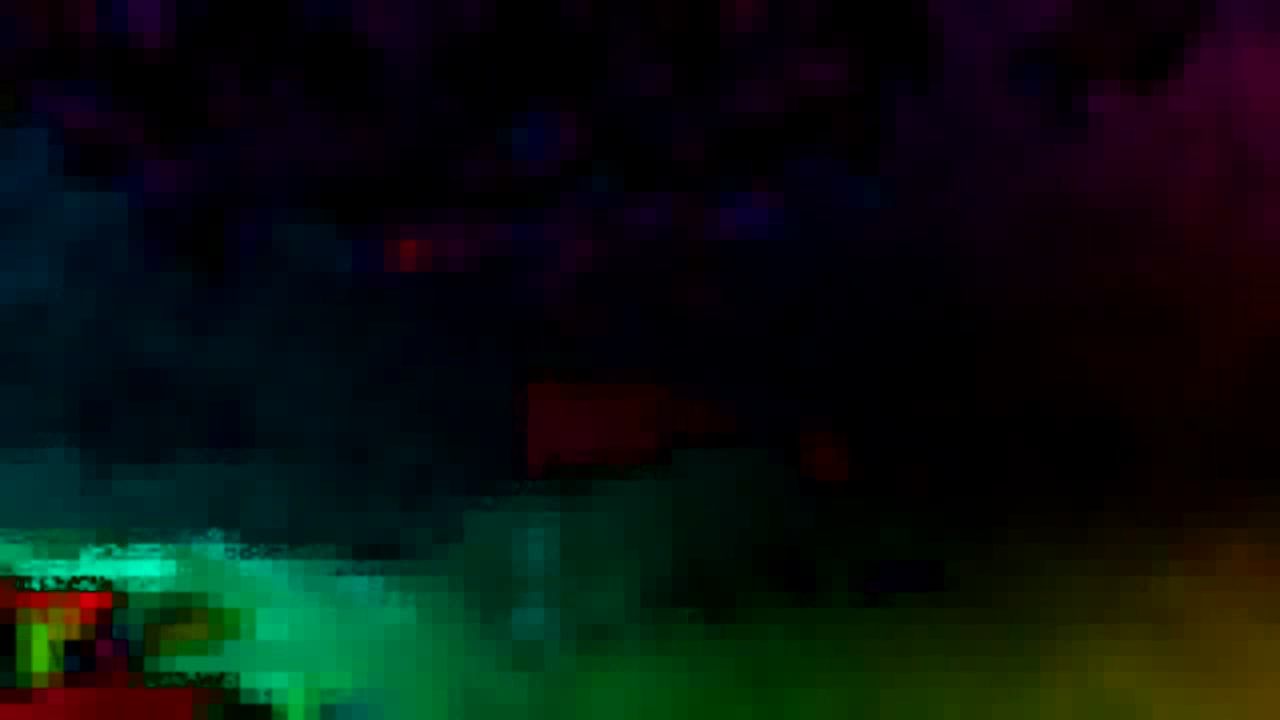
#> input picture frame 9 of disof.mp4, 1280 x 720 px, given in place of output_video000.mp4, which was not available
$ python denseof.py
#> lines starting #> are read from the running program, lines starting #| are printed output that depends on the picture; pictures that were not available may be replaced by others from this repository, and a replacement may not be noted
import cv2
import numpy as np

cap = cv2.VideoCapture('output_video000.mp4')

ret, frame1 = cap.read()
#> frame1 is the input picture: shape (720, 1280, 3); mean B, G, R 14.3, 18, 8.7
frame1_gray = cv2.cvtColor(frame1, cv2.COLOR_BGR2GRAY)
hsv = np.zeros_like(frame1)

hsv[..., 1] = 255

# 定义视频编码器和创建 VideoWriter 对象
video_name = 'disof.mp4'
fps = 30
height, width, layers = frame1.shape
#> height = 720; width = 1280; layers = 3
fourcc = cv2.VideoWriter_fourcc(*'mp4v')
video = cv2.VideoWriter(video_name, fourcc, fps, (width, height))

while (1):
    ret, frame2 = cap.read()
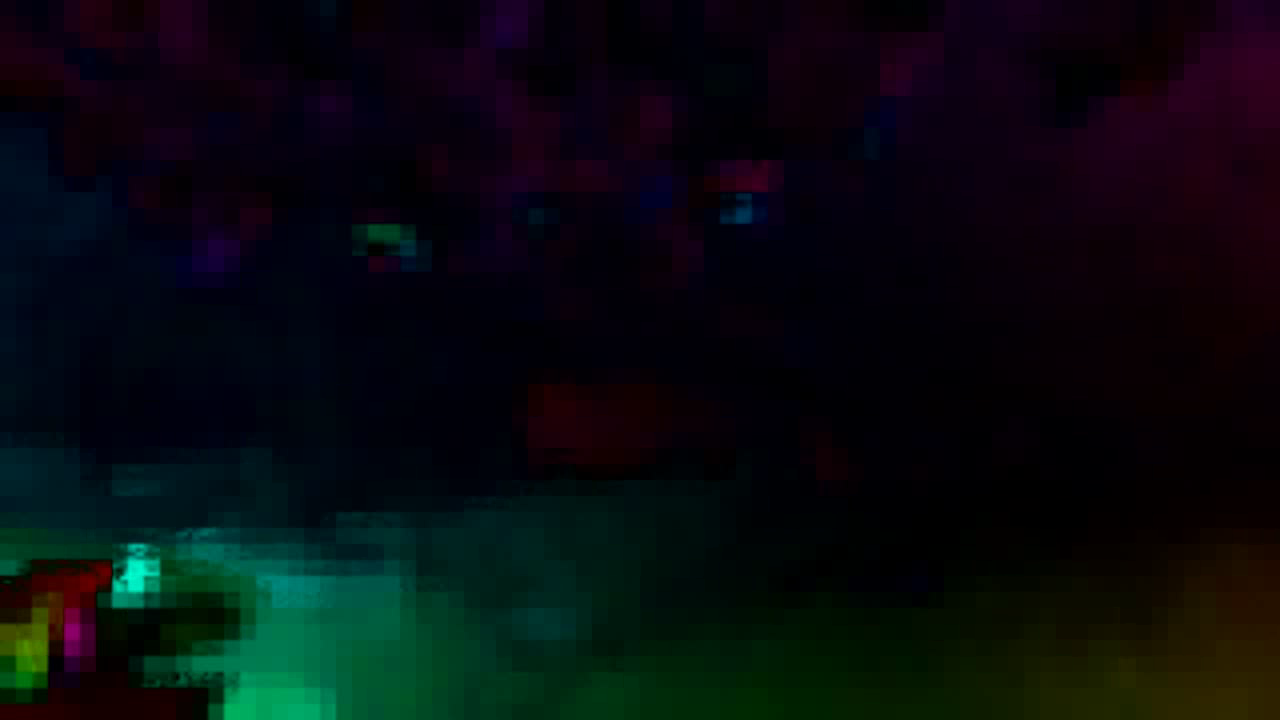
#> input picture frame 10 of disof.mp4, 1280 x 720 px, given in place of output_video000.mp4, which was not available
#> frame2 is the input picture: shape (720, 1280, 3); mean B, G, R 14.5, 11.6, 7.4
    if ret:
        frame2_gray = cv2.cvtColor(frame2, cv2.COLOR_BGR2GRAY)
        #flow = cv2.calcOpticalFlowFarneback(frame1_gray, frame2_gray, None, 0.5, 3, 15, 3, 5, 1.2, 0)
        dis = cv2.DISOpticalFlow_create(0)
        flow = dis.calc(frame1_gray, frame2_gray, None, )
        mag, ang = cv2.cartToPolar(flow[..., 0], flow[..., 1])
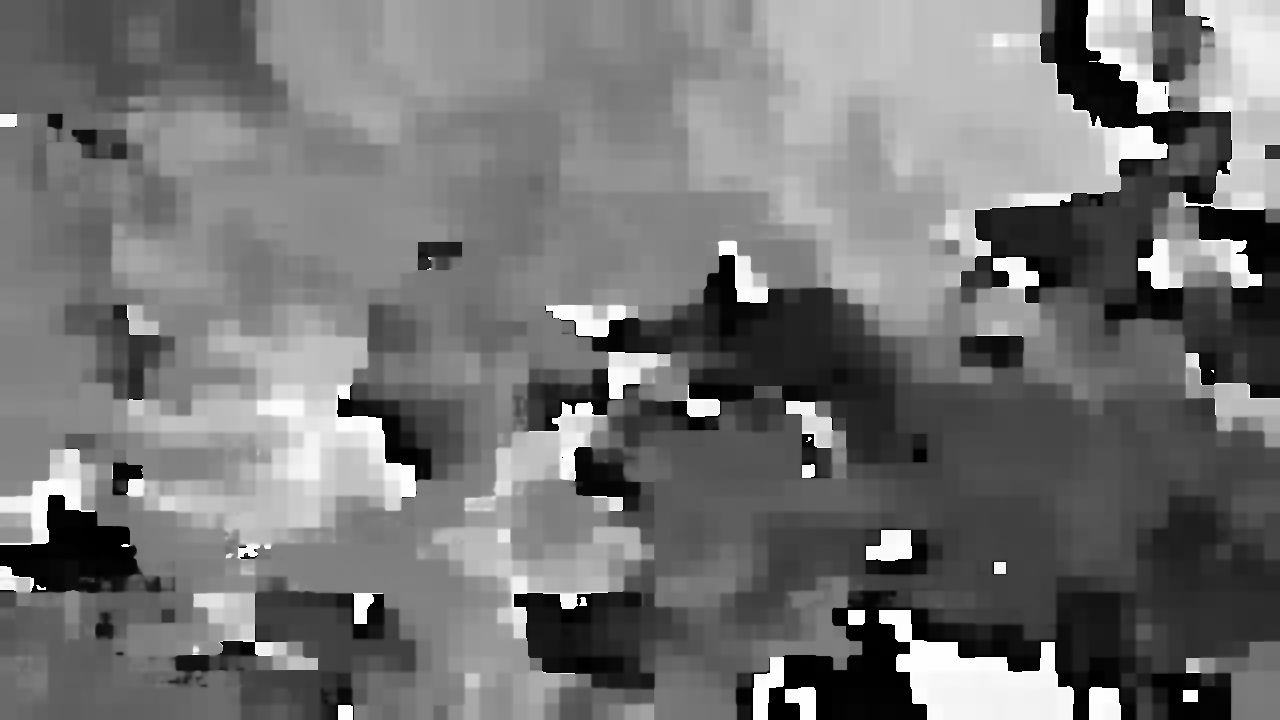
#> ang: shape (720, 1280) float32; min 3.61e-06, max 6.28, mean 2.87; drawn with min black and max white
        hsv[..., 0] = ang * 180 / np.pi / 2
        hsv[..., 2] = cv2.normalize(mag, None, 0, 255, cv2.NORM_MINMAX)
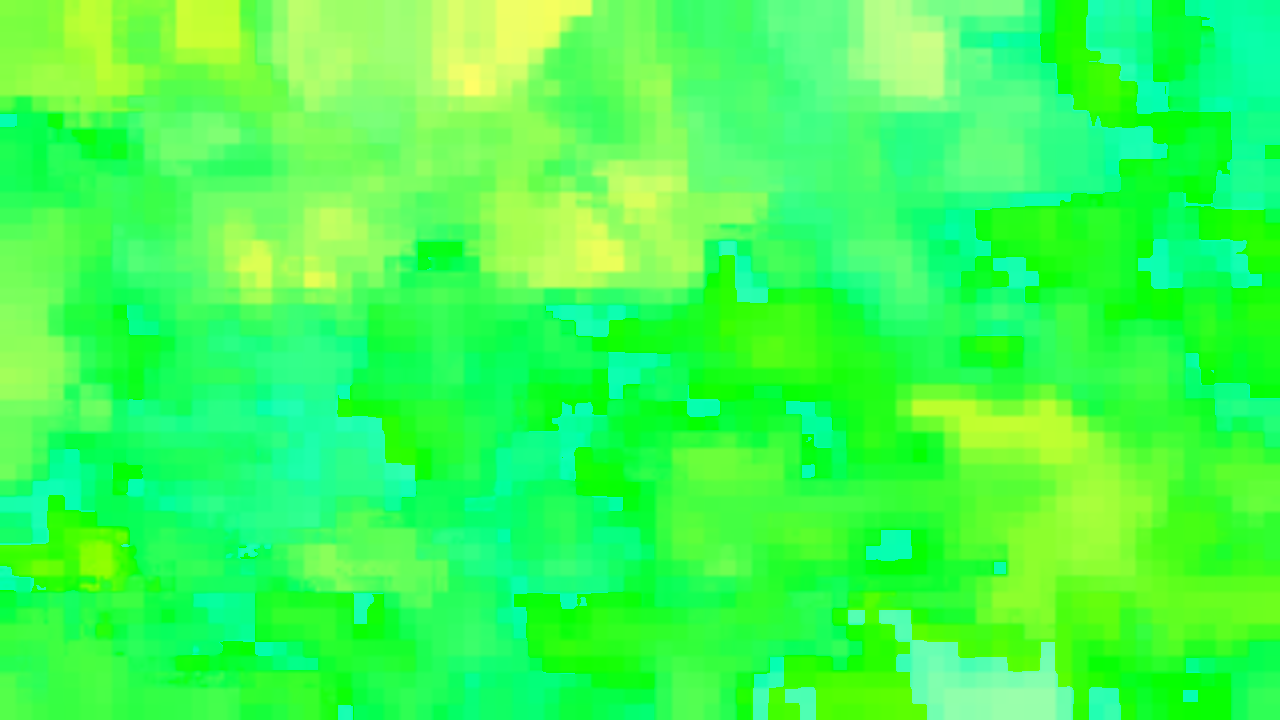
#> hsv: shape (720, 1280, 3); mean of channels 0, 1, 2 81.8, 255, 64.3; drawn as B, G, R
        bgr = cv2.cvtColor(hsv, cv2.COLOR_HSV2BGR)
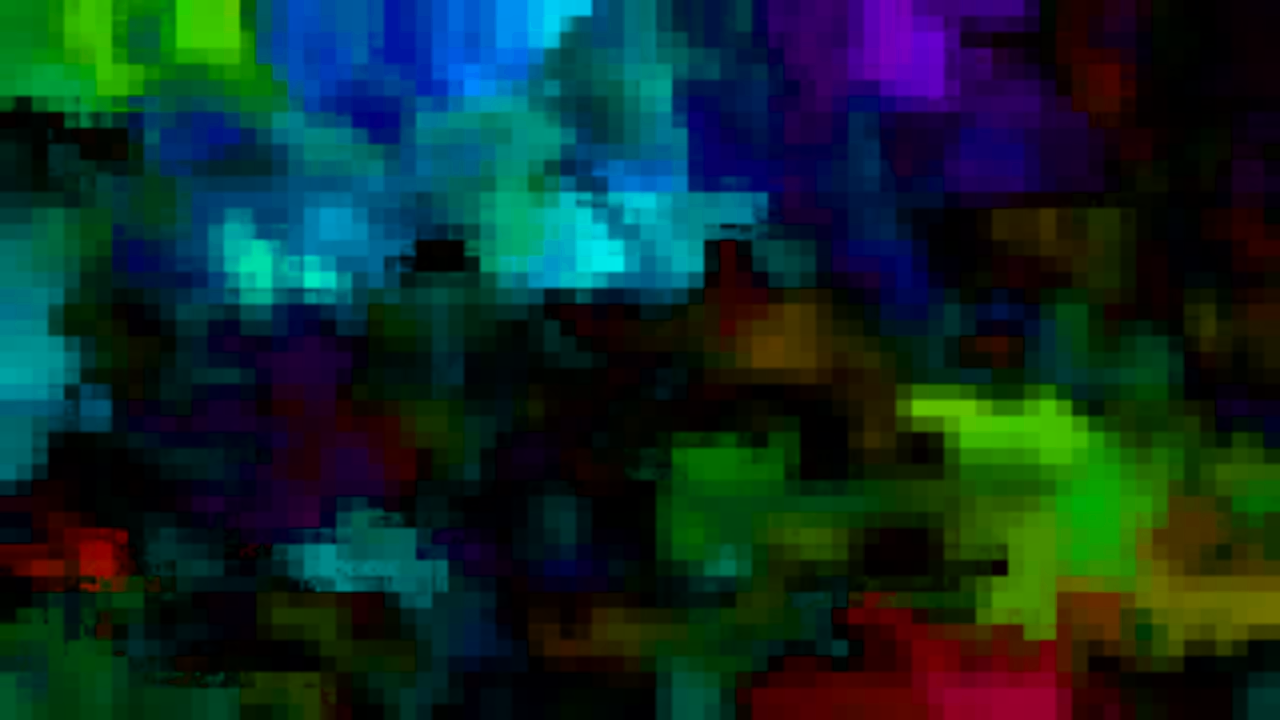
#> bgr: shape (720, 1280, 3); mean B, G, R 39.4, 43.7, 14.4
        video.write(bgr)
        cv2.imshow('frame2', bgr)
        k = cv2.waitKey(30) & 0xff
#> (key Esc is pressed here)
        if k == 27:
            cv2.destroyAllWindows()
            break
        elif k == ord('s'):
            cv2.imwrite('opticalfb.png', frame2)
            cv2.imwrite('opticalhsv.png', bgr)
        frame1_gray = frame2_gray
    else:
        cv2.destroyAllWindows()
        break

$ run again, starting later in the video
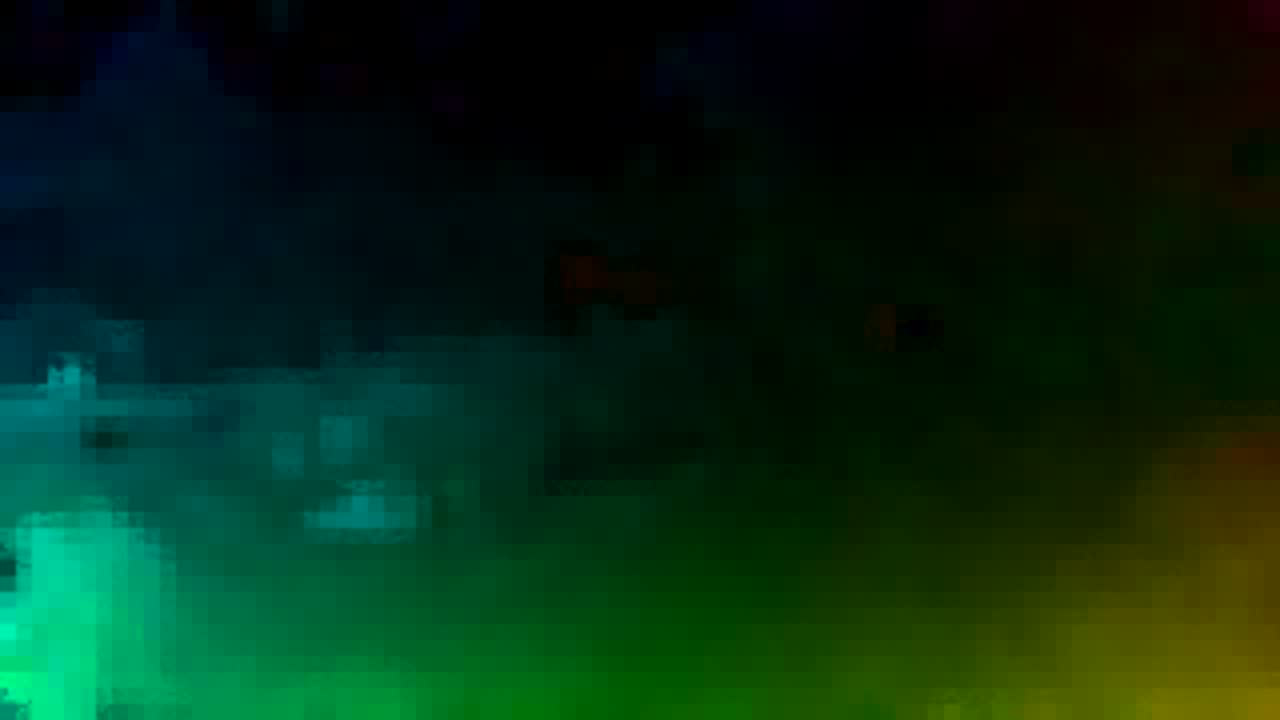
#> input picture frame 44 of disof.mp4, 1280 x 720 px, given in place of output_video000.mp4, which was not available
#> frame1 is the input picture: shape (720, 1280, 3); mean B, G, R 20.3, 41.9, 7.8
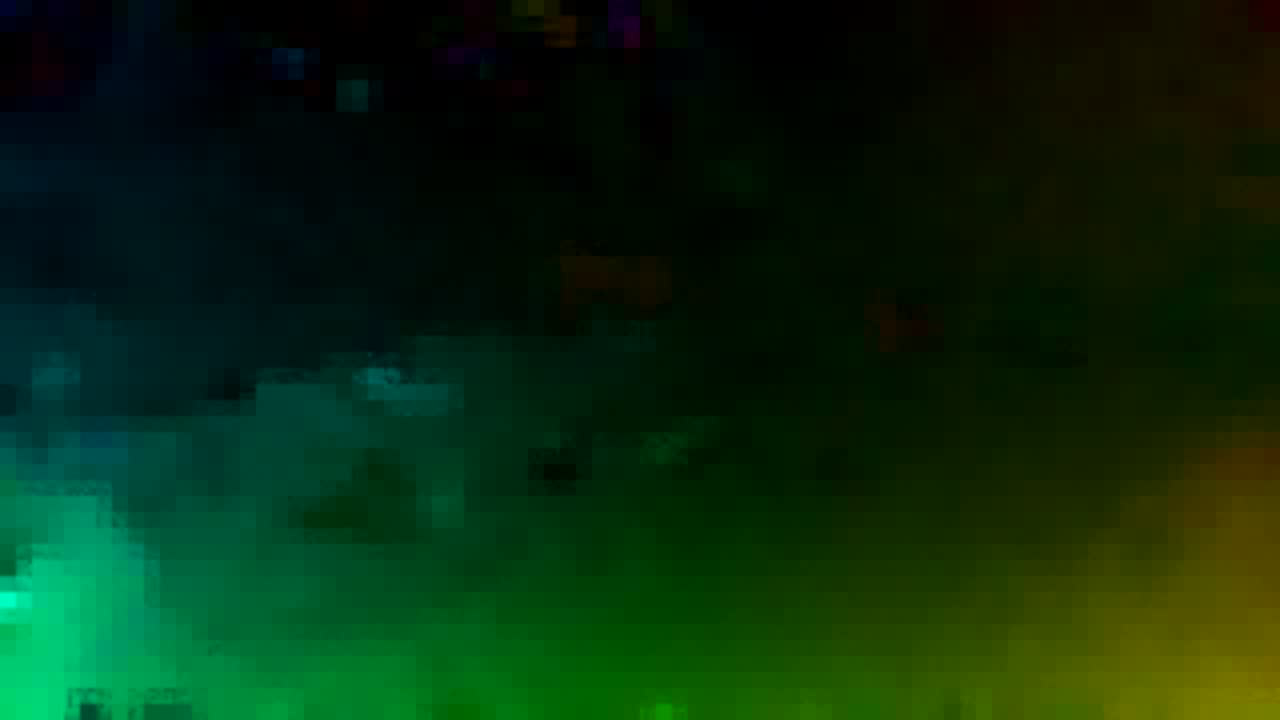
#> input picture frame 45 of disof.mp4, 1280 x 720 px, given in place of output_video000.mp4, which was not available
#> frame2 is the input picture: shape (720, 1280, 3); mean B, G, R 14, 42, 10
#> `bgr = cv2.cvtColor(hsv, cv2.COLOR_HSV2BGR)`:
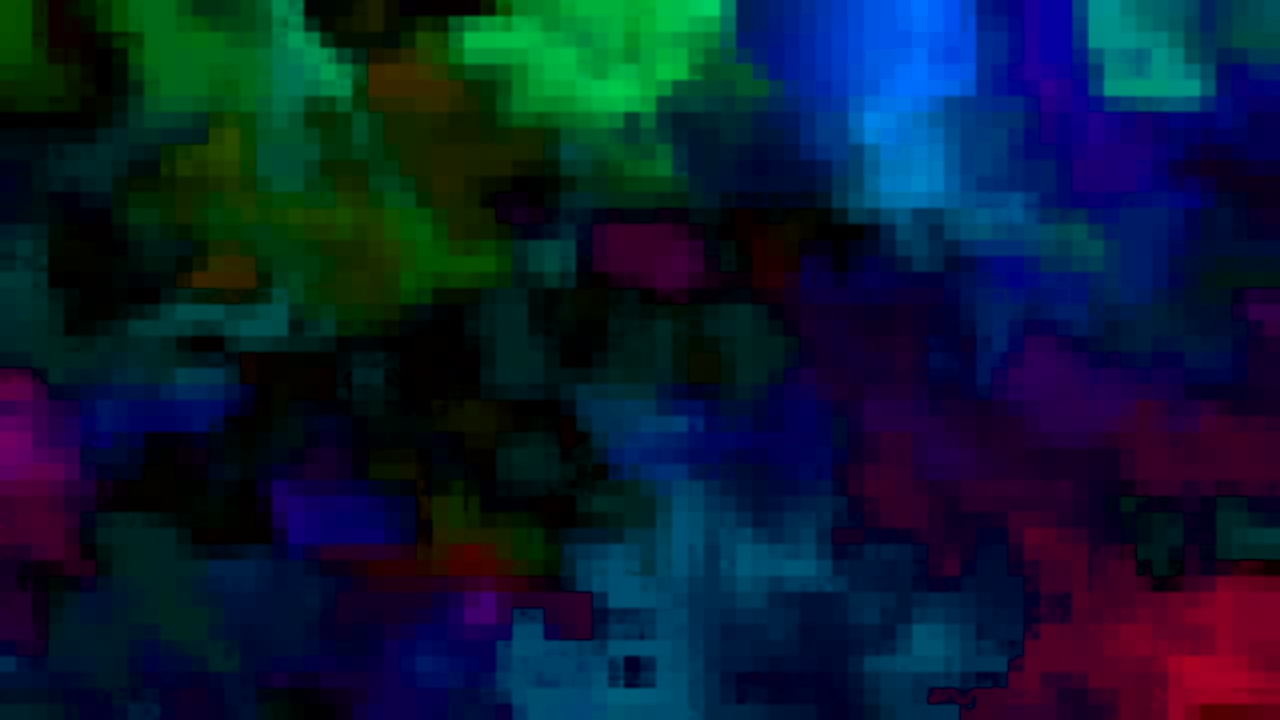
#> bgr: shape (720, 1280, 3); mean B, G, R 50.1, 28.9, 10.4

$ run again, starting later in the video
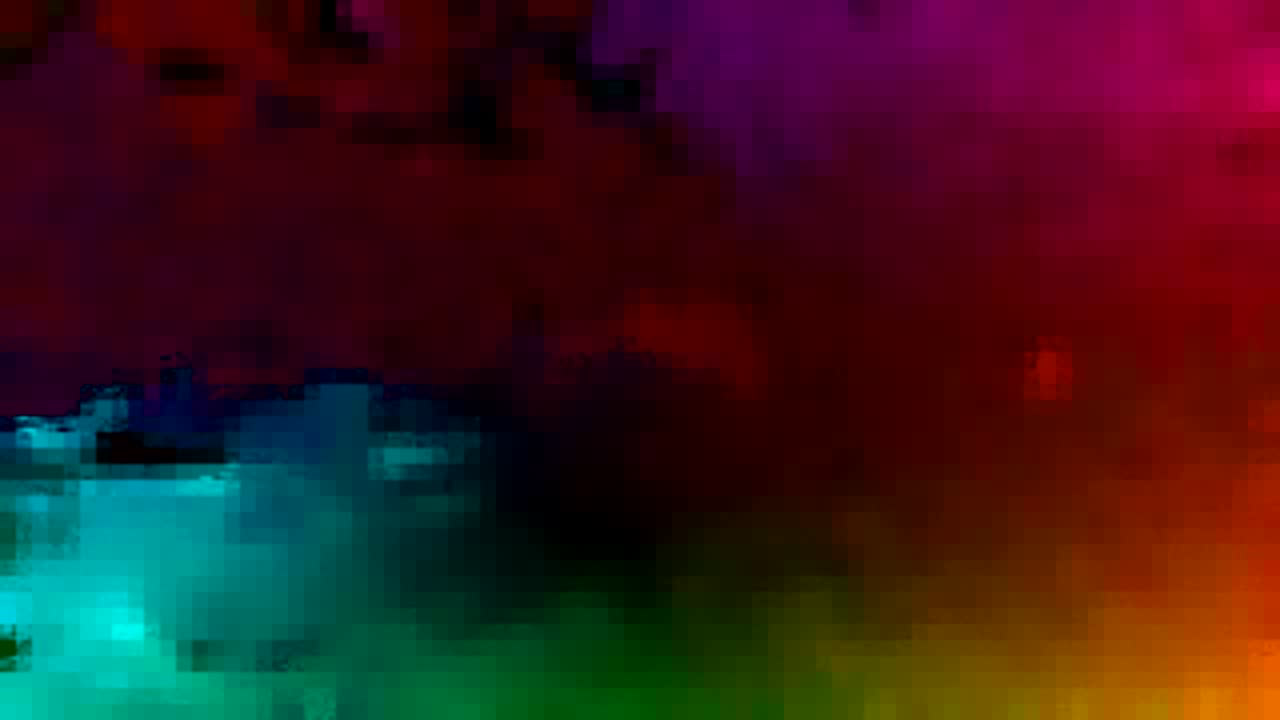
#> input picture frame 79 of disof.mp4, 1280 x 720 px, given in place of output_video000.mp4, which was not available
#> frame1 is the input picture: shape (720, 1280, 3); mean B, G, R 28.8, 27.1, 57.3
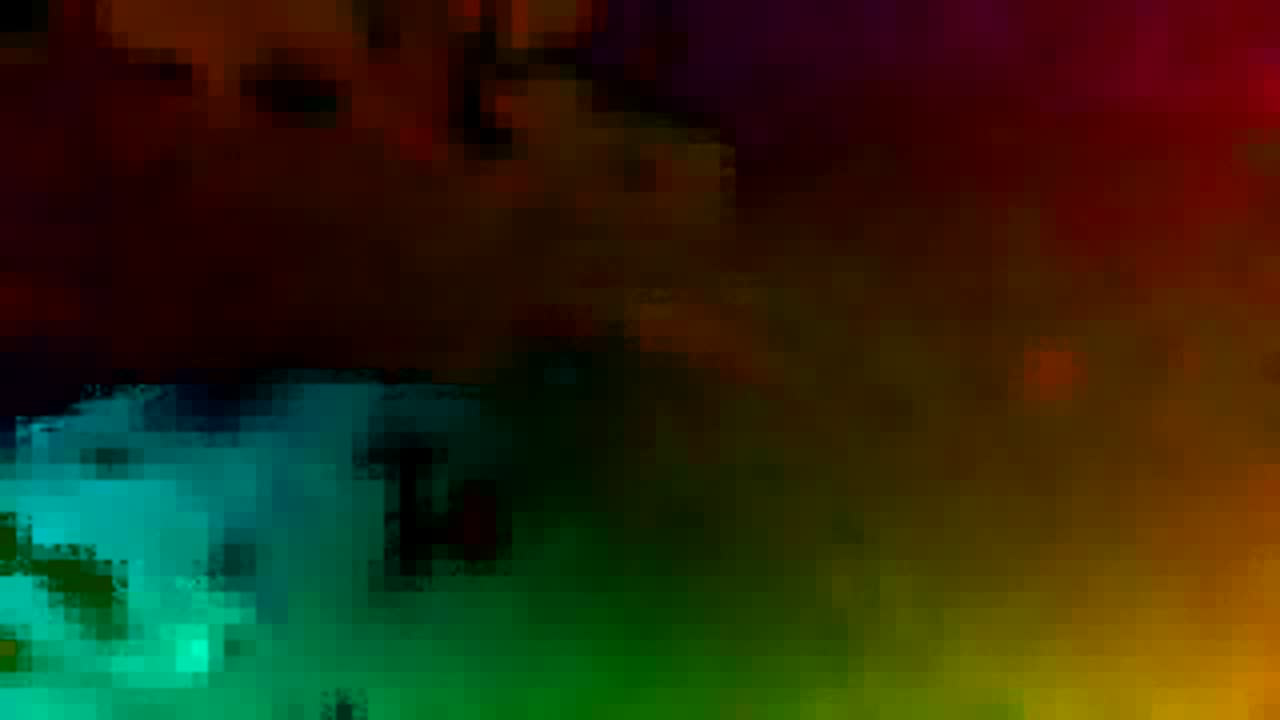
#> input picture frame 80 of disof.mp4, 1280 x 720 px, given in place of output_video000.mp4, which was not available
#> frame2 is the input picture: shape (720, 1280, 3); mean B, G, R 14.7, 40.8, 44
#> `bgr = cv2.cvtColor(hsv, cv2.COLOR_HSV2BGR)`:
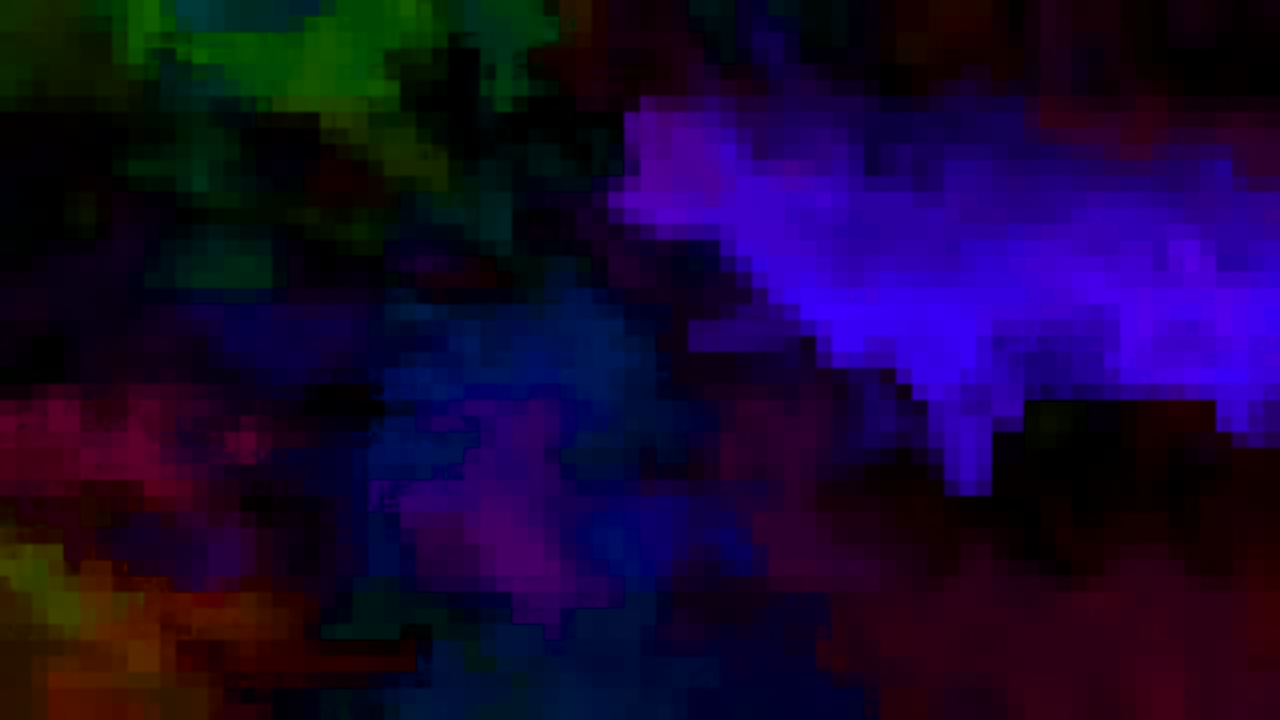
#> bgr: shape (720, 1280, 3); mean B, G, R 50.2, 6.4, 22.9
